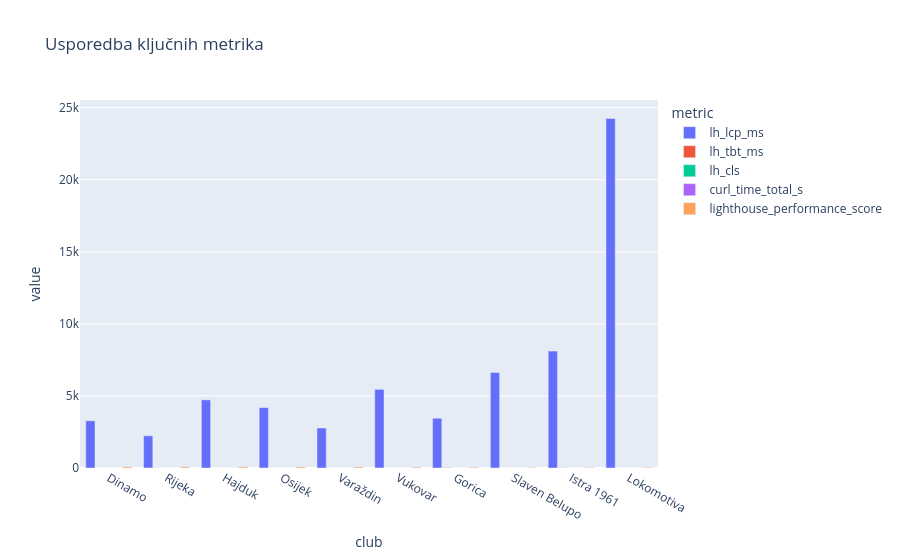

Source (notebook cell):
### Markdown cell above
## Ključne metrike

### Code cell
key_metrics = ['lh_lcp_ms', 'lh_tbt_ms', 'lh_cls', 'curl_time_total_s', 'lighthouse_performance_score']
long_df = rank_df[['club'] + key_metrics].melt(id_vars='club', var_name='metric', value_name='value')
fig = px.bar(long_df, x='club', y='value', color='metric', barmode='group', title='Usporedba ključnih metrika')
fig.show()

### Figure 1 — Plotly figure (JSON) as saved in the notebook; plotly's stock layout.template omitted (floating-point values rounded to 4 significant figures)
{"data": [{"alignmentgroup": "True", "hovertemplate": "metric=lh_lcp_ms<br>club=%{x}<br>value=%{y}<extra></extra>", "legendgroup": "lh_lcp_ms", "marker": {"color": "#636efa", "pattern": {"shape": ""}}, "name": "lh_lcp_ms", "offsetgroup": "lh_lcp_ms", "orientation": "v", "showlegend": true, "textposition": "auto", "type": "bar", "x": ["Dinamo", "Rijeka", "Hajduk", "Osijek", "Varaždin", "Vukovar", "Gorica", "Slaven Belupo", "Istra 1961", "Lokomotiva"], "xaxis": "x", "y": [3274.0, 2236.0, 4728.0, 4190.0, 2774.0, 5457.0, 3454.0, 6629.0, 8110.0, 24250.0], "yaxis": "y"}, {"alignmentgroup": "True", "hovertemplate": "metric=lh_tbt_ms<br>club=%{x}<br>value=%{y}<extra></extra>", "legendgroup": "lh_tbt_ms", "marker": {"color": "#EF553B", "pattern": {"shape": ""}}, "name": "lh_tbt_ms", "offsetgroup": "lh_tbt_ms", "orientation": "v", "showlegend": true, "textposition": "auto", "type": "bar", "x": ["Dinamo", "Rijeka", "Hajduk", "Osijek", "Varaždin", "Vukovar", "Gorica", "Slaven Belupo", "Istra 1961", "Lokomotiva"], "xaxis": "x", "y": [0.0, 9.0, 0.0, 0.0, 0.0, 0.0, 29.5, 0.0, 21.5, 0.0], "yaxis": "y"}, {"alignmentgroup": "True", "hovertemplate": "metric=lh_cls<br>club=%{x}<br>value=%{y}<extra></extra>", "legendgroup": "lh_cls", "marker": {"color": "#00cc96", "pattern": {"shape": ""}}, "name": "lh_cls", "offsetgroup": "lh_cls", "orientation": "v", "showlegend": true, "textposition": "auto", "type": "bar", "x": ["Dinamo", "Rijeka", "Hajduk", "Osijek", "Varaždin", "Vukovar", "Gorica", "Slaven Belupo", "Istra 1961", "Lokomotiva"], "xaxis": "x", "y": [0.002174, 0.003755, 0.01053, 0.01723, 0.003503, 0.2119, 0.2661, 0.3621, 0.2165, 0.3214], "yaxis": "y"}, {"alignmentgroup": "True", "hovertemplate": "metric=curl_time_total_s<br>club=%{x}<br>value=%{y}<extra></extra>", "legendgroup": "curl_time_total_s", "marker": {"color": "#ab63fa", "pattern": {"shape": ""}}, "name": "curl_time_total_s", "offsetgroup": "curl_time_total_s", "orientation": "v", "showlegend": true, "textposition": "auto", "type": "bar", "x": ["Dinamo", "Rijeka", "Hajduk", "Osijek", "Varaždin", "Vukovar", "Gorica", "Slaven Belupo", "Istra 1961", "Lokomotiva"], "xaxis": "x", "y": [0.6528, 0.8915, 0.1206, 0.2617, 2.716, 0.2366, 0.7881, 0.4086, 1.009, 0.8852], "yaxis": "y"}, {"alignmentgroup": "True", "hovertemplate": "metric=lighthouse_performance_score<br>club=%{x}<br>value=%{y}<extra></extra>", "legendgroup": "lighthouse_performance_score", "marker": {"color": "#FFA15A", "pattern": {"shape": ""}}, "name": "lighthouse_performance_score", "offsetgroup": "lighthouse_performance_score", "orientation": "v", "showlegend": true, "textposition": "auto", "type": "bar", "x": ["Dinamo", "Rijeka", "Hajduk", "Osijek", "Varaždin", "Vukovar", "Gorica", "Slaven Belupo", "Istra 1961", "Lokomotiva"], "xaxis": "x", "y": [82.0, 82.0, 76.0, 75.0, 75.0, 60.0, 57.0, 39.0, 45.0, 42.0], "yaxis": "y"}], "layout": {"barmode": "group", "legend": {"title": {"text": "metric"}, "tracegroupgap": 0}, "title": {"text": "Usporedba ključnih metrika"}, "xaxis": {"anchor": "y", "domain": [0, 1], "title": {"text": "club"}}, "yaxis": {"anchor": "x", "domain": [0, 1], "title": {"text": "value"}}}}
